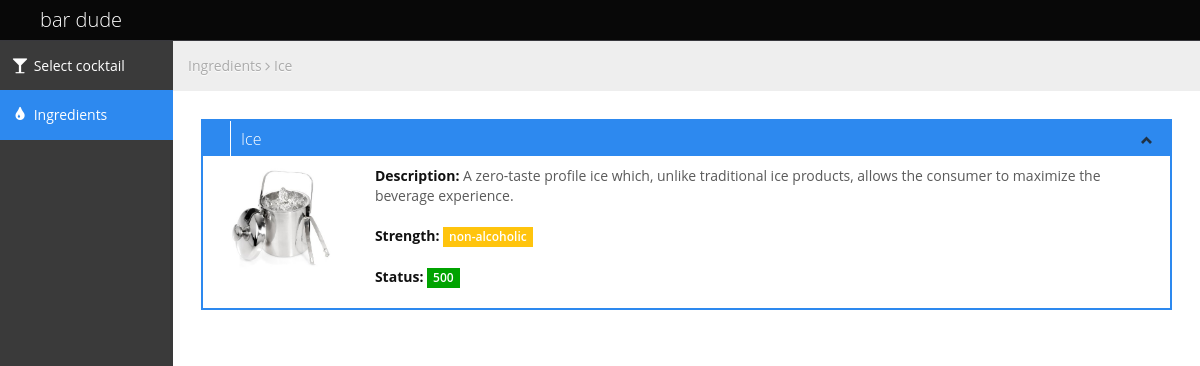
/ingredient/13/, run on the app's committed database.
### cocktaildb/models.py (models this page shows)
class Ingredient(models.Model):
	name = models.CharField(max_length=30, null = False)
	position = models.IntegerField(null = False, unique = True)
	nonalcoholic = models.BooleanField(default = False, verbose_name = "non-alcoholic" )
	description = models.TextField(default = "")
	alc = models.IntegerField(default = 0, verbose_name="alcohol strength in Vol %")
	amount = models.IntegerField(default = 750)
	def __unicode__(self):
		return self.name

### cocktaildb/views.py (the view)
# urls.py: url(r'^ingredient/(?P<ingredient_id>[0-9]+)/', views.ingredient, name='ingredient'),
def ingredient(request, ingredient_id):
	try:
		ingredient = Ingredient.objects.get(pk=ingredient_id)
		context = RequestContext(request, {
	        'ingredient': ingredient,
	})
	except Ingredient.DoesNotExist:
		raise Http404("Ingredient does not exist")
	return render(request, 'cocktaildb/ingredient.html', context)

### cocktaildb/templates/cocktaildb/ingredient.html (shortened to what this page needs)
{% extends "cocktaildb/base.html" %}
{% load staticfiles %}
{% block main-menu %}
<div id="sidebar-left" class="span2">
    <div class="nav-collapse sidebar-nav">
        <ul class="nav nav-tabs nav-stacked main-menu">
			<li><a href="{% url 'cocktaildb:index'%}"><i class="icon-glass"></i><span class="hidden-tablet"> Select cocktail</span></a>
            </li>
            <li class="active"><a href="{% url 'cocktaildb:ingredients'%}"><i class="icon-tint"></i><span class="hidden-tablet"> Ingredients</span></a>
            </li>
        </ul>
    </div>
</div>
{% endblock %}
{% block content %}
<ul class="breadcrumb">
    <li><a href="{% url 'cocktaildb:ingredients'%}">Ingredients</a></li>
    <i class="icon-angle-right"></i>
    <li><a href="#">{{ingredient}}</a>
    </li>
</ul>
<div class="row-fluid">
    <div class="box blue span12">
        <div class="box-header">
            <h2>
					{{ ingredient.name }}
			</h2>
			<div class="box-icon">
                <a class="btn-minimize" href="#"><i class="halflings-icon chevron-up"></i></a>
            </div>
        </div>
        <div class="box-content">
            <div class="span2">
                <a href="#">
                    <img class="avatar" src="{% static 'cocktaildb/img/ingredients/' %}{{ingredient.id}}.jpg" alt="{{ ingredient }}">
                </a>
            </div>
            <div class="span10">
                <p>
                    <strong><font color="#111111">Description: </font></strong><font color="#5A5A5A">{{ ingredient.description }}</font>
                    <br>
                    <br>
                    <strong><font color="#111111">Strength:</font></strong> <span class="label label-warning"> {% if ingredient.nonalcoholic %}
                    non-alcoholic
                    {% else %}
                    {{ ingredient.alc }} Vol %
                    {% endif %}</span>
                    <br>
                    <br>
                    <strong><font color="#111111">Status:</font></strong> <span class="label label-success">{{ ingredient.amount }}</span>
                </p>
            </div>
            <div class="clearfix"></div>
        </div>
    </div>
</div>
{% endblock %}

### cocktaildb/static/cocktaildb/css/style.css (style rules this page uses)
.green, .green [class="box-header"], .green.box, .slider.green .ui-slider-range, .progress.green .ui-progressbar-value, .sliderVertical.green .ui-slider-range, .progressSlim.green .ui-progressbar-value, .label-success, .badge-success { background: #00A300 !important; border-color: #00A300 !important; color: #fff; }
.yellow, .yellow [class="box-header"], .yellow.box, .slider.yellow .ui-slider-range, .progress.yellow .ui-progressbar-value, .sliderVertical.yellow .ui-slider-range, .progressSlim.yellow .ui-progressbar-value, .label-warning, .badge-warning { background: #FFC40D !important; border-color: #FFC40D !important; color: #fff; }
.blue, .blue [class="box-header"], .blue.box, .slider.blue .ui-slider-range, .progress.blue .ui-progressbar-value, .sliderVertical.blue .ui-slider-range, .progressSlim.blue .ui-progressbar-value, .label-info, .badge-info { background: #2D89EF !important; border-color: #2D89EF !important; color: #fff; }
body { background: #F5F5F5; color: #333; border: none; font-family: 'Open Sans', sans-serif; font-weight: 400; }
a { color: #646464; }
h2 { font-size: 16px; line-height: 16px; }
#sidebar-left { background: #3A3A3A; }
.sidebar-nav > ul { margin: 0px; padding-bottom: 1px; font-size: 14px; }
.nav-tabs.nav-stacked > li > a, .nav-tabs.nav-stacked > li > ul > li > a { padding: 15px 10px 14px 10px; color: #fff; border-top: none; border-bottom: 1px solid #666; border-left: none; border-right: none; text-decoration: none; -webkit-border-radius: 0px; -moz-border-radius: 0px; border-radius: 0px; }
.nav-tabs.nav-stacked > li:last-child > a { border-bottom: 1px solid transparent; }
.nav-tabs.nav-stacked > li > a > i, .nav-tabs.nav-stacked > li > ul > li > a > i { opacity: 1; filter: alpha(opacity=100); -ms-filter:"progid:DXImageTransform.Microsoft.Alpha(Opacity=100)"; font-size: 16px; }
.nav-tabs.nav-stacked > li.active > a, .nav-tabs.nav-stacked > li > ul > li.active > a { background: #2D89EF; border-bottom: 1px solid #2D89EF; }
.nav-tabs.nav-stacked > li:first-child > a { margin: 0px 0px 0px 0px; -webkit-border-radius: 0px; -moz-border-radius: 0px; border-radius: 0px; }
.nav-tabs.nav-stacked > li:last-child > a { -webkit-border-radius: 0px; -moz-border-radius: 0px; border-radius: 0px; }
.breadcrumb { margin: -28px -28px 28px -28px; line-height: 34px; background: #eee; border: 0px; color: #aaa; -webkit-box-shadow: none; -moz-box-shadow: none; box-shadow: none; -webkit-border-radius: 0px; -moz-border-radius: 0px; border-radius: 0px; }
.breadcrumb a { color: #aaa; text-shadow: 0px 1px 1px #fff; }
.box { border: 2px solid #eee; background: #fff !important; margin-bottom: 28px; }
.box-header { height: 16px; font-size: 16px; line-height: 16px; padding: 10px; background: #eee; -webkit-box-shadow: none; -moz-box-shadow: none; box-shadow: none; overflow: hidden; }
.box-header h2 { float:left; margin-top: 0px; font-weight: 300; }
.box-header .box-icon { float:right; margin-top: 1px; }
.box-header .box-icon i { -webkit-transition: all 0.1s ease-in-out; -moz-transition: all 0.1s ease-in-out; -o-transition: all 0.1s ease-in-out; -ms-transition: all 0.1s ease-in-out; transition: all 0.1s ease-in-out; opacity: .8; filter: alpha(opacity=80); -ms-filter:"progid:DXImageTransform.Microsoft.Alpha(Opacity=80)"; }
.box-header .box-icon a { margin: 0px 5px; }
.box-content { position: relative; z-index: 50; margin-top: -1px; padding: 10px; background: #fff !important; }
.label, .badge { text-shadow: none; font-family: 'Open Sans', sans-serif; font-weight: 600; font-size: 12px; padding: 3px 6px; }
.label { -webkit-border-radius: 0px; -moz-border-radius: 0px; border-radius: 0px; }

### cocktaildb/static/cocktaildb/css/style-responsive.css (style rules this page uses)
@media (min-width: 1200px) { #sidebar-left { background: #3A3A3A; margin-left: 0px !important; position: absolute; height: 100%; } }
@media (min-width: 1200px) { .sidebar-nav > ul { margin: 0px; } }

### cocktaildb/static/cocktaildb/css/halflings.css (style rules this page uses)
html, html .halflings { -webkit-font-smoothing: antialiased !important; }
.halflings-icon { display: inline-block; width: 14px; height: 14px; line-height: 14px; vertical-align: text-top; background-image: url(../img/glyphicons_halflings.svg); background-position: 0 0; background-repeat: no-repeat; vertical-align: top; *display: inline; *zoom: 1; *margin-right: .3em; }
.halflings-icon.chevron-up { background-position: -288px -120px; }

### data on the page
Ingredient: name "Ice", description "A zero-taste profile ice which, unlike traditional ice products, allows the consumer to maximize the beverage experience.", amount "500"
